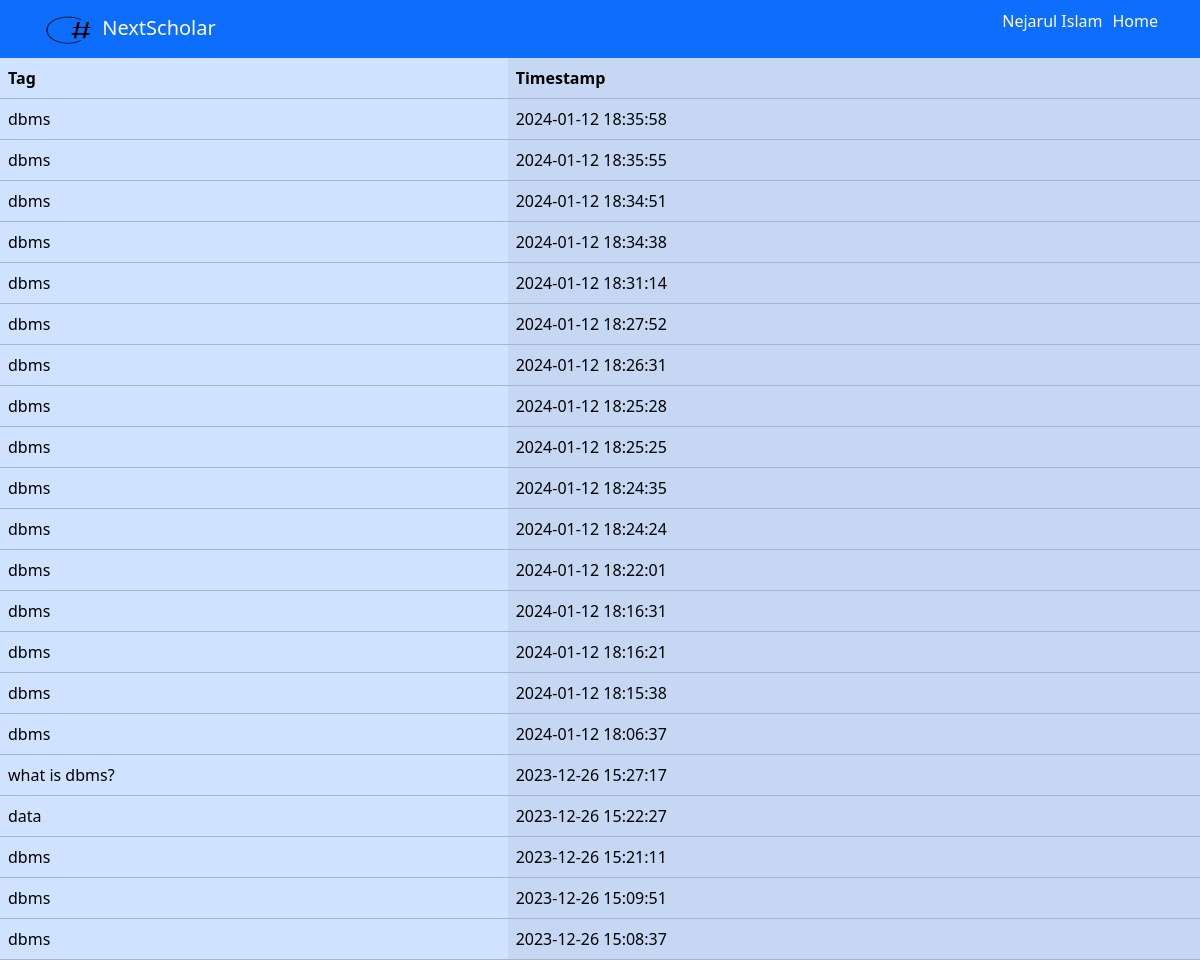
Screenshot of /history.php (signed in) with the database file from the repository.
### tables this page shows
CREATE TABLE `history` (
  `tag` varchar(100) DEFAULT NULL,
  `email` varchar(50) DEFAULT NULL,
  `hid` int(10) NOT NULL,
  `time` timestamp NOT NULL DEFAULT current_timestamp() ON UPDATE current_timestamp()
);

### history.php (the view, shortened to what this page needs)
<?php
include("connection.php");
if(!isset($_SESSION['name'])){
  header("location:index.php");
}else{
    $email=$_SESSION['email'];
    $sql="select * from history where email='$email' order by time desc";
    $res=mysqli_query($con,$sql);
?>
<!DOCTYPE html>
<html lang="en">
<head>
    <link rel="stylesheet" href="style.css">
    <link href="https://cdn.jsdelivr.net/npm/bootstrap@5.3.2/dist/css/bootstrap.min.css" rel="stylesheet">
</head>
<body>
    <nav class="navbar bg-primary">
        <div class="container">
          <a class="navbar-brand text-white" href="index.php">
            <img src="./Assets/logo.png" alt="Logo" width="55" height="30">
            NextScholar
          </a>
          <ul class = "signupLoginList">
            <li><a class="nav-link" href="profile.php"> <?php
              echo $_SESSION['name'];
            ?></a></li>
            <li><a class="nav-link" href="index.php">Home</a></li>
          </ul>
        </div>
    </nav>
    <table class="table table-primary table-striped-columns">
    <thead>
      <tr>
        <th>Tag</th>
        <th>Timestamp</th>
      </tr>
    </thead>
    <tbody>
    <?php
    while($result=mysqli_fetch_array($res)){
    ?>
   <tr>
    <td>
        <?php
        echo $result['tag'];
        ?>
    </td>
    <td>
    <?php
        echo $result['time'];
        ?>
    </td>
   </tr>
    <?php
        }
    ?>
    </tbody>
    </table>
<?php
}
?>
</body>
</html>

### style.css (style rules this page uses)
* { margin: 0; padding: 0; color: white; }
.signupLoginList { list-style-type: none; display: flex; gap: 10px; }
a:link { text-decoration: none; }

### rows the page displays
history: tag "dbms", time "2024-01-12 18:35:58"
history: tag "dbms", time "2024-01-12 18:35:55"
history: tag "dbms", time "2024-01-12 18:34:51"
history: tag "dbms", time "2024-01-12 18:34:38"
history: tag "dbms", time "2024-01-12 18:31:14"
history: tag "dbms", time "2024-01-12 18:27:52"
history: tag "dbms", time "2024-01-12 18:26:31"
history: tag "dbms", time "2024-01-12 18:25:28"
history: tag "dbms", time "2024-01-12 18:25:25"
history: tag "dbms", time "2024-01-12 18:24:35"
history: tag "dbms", time "2024-01-12 18:24:24"
history: tag "dbms", time "2024-01-12 18:22:01"
history: tag "dbms", time "2024-01-12 18:16:31"
history: tag "dbms", time "2024-01-12 18:16:21"
history: tag "dbms", time "2024-01-12 18:15:38"
history: tag "dbms", time "2024-01-12 18:06:37"
history: tag "what is dbms?", time "2023-12-26 15:27:17"
history: tag "data", time "2023-12-26 15:22:27"
history: tag "dbms", time "2023-12-26 15:21:11"
history: tag "dbms", time "2023-12-26 15:09:51"
history: tag "dbms", time "2023-12-26 15:08:37"

### other values shown
$_SESSION['name'] "Nejarul Islam"
